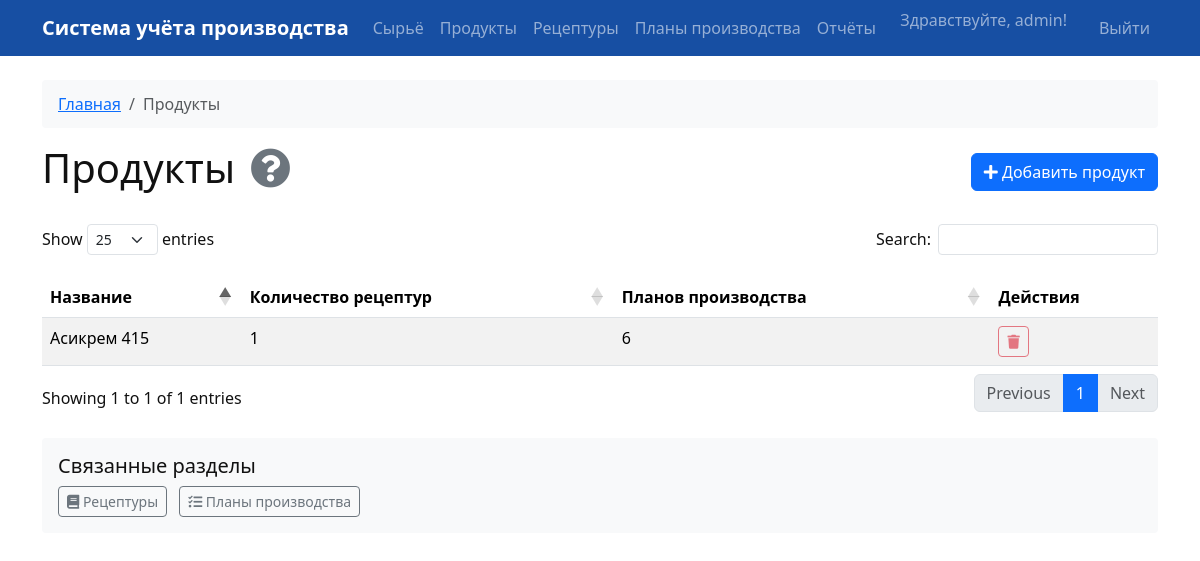
Screenshot of /products (signed in) with the database file from the repository.
### app/models.py (models this page shows, shortened)
class User(db.Model, UserMixin):
    __tablename__ = "users"
    id = Column(Integer, primary_key=True, index=True)
    email = Column(String, unique=True, index=True)
    username = Column(String, unique=True, index=True)
    hashed_password = Column(String)
    role = Column(SQLAlchemyEnum(UserRole))
    is_active = Column(Boolean, default=True)
    created_at = Column(DateTime(timezone=True), server_default=func.now())
    updated_at = Column(DateTime(timezone=True), onupdate=func.now())
    def is_admin(self):
        return self.role == UserRole.ADMIN

class Product(db.Model):
    __tablename__ = "products"
    id = Column(Integer, primary_key=True, index=True)
    name = Column(String, unique=True, index=True)
    created_at = Column(DateTime(timezone=True), server_default=func.now())
    updated_at = Column(DateTime(timezone=True), onupdate=func.now())
    created_by = Column(Integer, ForeignKey("users.id"))
    recipe_templates = relationship("RecipeTemplate", back_populates="product")
    production_plans = relationship("ProductionPlan", back_populates="product")

### app/routes.py (the view, shortened to what this page needs)
@app.route('/products', methods=['GET', 'POST'])
@login_required
def products():
    form = ProductForm()
    products = Product.query.all()
    return render_template('products.html', form=form, products=products)

### app/forms.py
class ProductForm(FlaskForm):
    name = StringField('Название продукта', validators=[DataRequired()])
    submit = SubmitField('Добавить продукт')

### app/__init__.py (called while the page is built)
@login_manager.user_loader
def load_user(user_id):
    from .models import User
    return User.query.get(int(user_id))

### app/templates/products.html (shortened to what this page needs)
{% extends 'base.html' %}
{% block breadcrumb %}
<nav aria-label="breadcrumb">
    <ol class="breadcrumb">
        <li class="breadcrumb-item"><a href="{{ url_for('index') }}">Главная</a></li>
        <li class="breadcrumb-item active">Продукты</li>
    </ol>
</nav>
{% endblock %}
{% block content %}
<div class="d-flex justify-content-between align-items-center mb-4">
    <h1>
        Продукты
        <i class="fas fa-question-circle help-icon"
           data-bs-toggle="tooltip"
           title="Здесь вы можете управлять списком продуктов. Для каждого продукта можно создавать рецептуры и планировать производство."></i>
    </h1>
    {% if current_user.is_admin() %}
    <button type="button" class="btn btn-primary" data-bs-toggle="modal" data-bs-target="#addProductModal">
        <i class="fas fa-plus"></i> Добавить продукт
    </button>
    {% endif %}
</div>
<div class="table-responsive">
    <table class="table table-striped table-hover datatable">
        <thead>
            <tr>
                <th>Название</th>
                <th>Количество рецептур</th>
                <th>Планов производства</th>
                <th>Действия</th>
            </tr>
        </thead>
        <tbody>
            {% for p in products %}
            <tr>
                <td>{{ p.name }}</td>
                <td>{{ p.recipe_templates|length }}</td>
                <td>{{ p.production_plans|length }}</td>
                <td>
                    {% if current_user.is_admin() %}
                    <div class="btn-group">
                        <button type="button"
                                class="btn btn-sm btn-outline-danger"
                                data-bs-toggle="modal"
                                data-bs-target="#deleteProductModal{{ p.id }}"
                                title="Удалить продукт"
                                {% if p.recipe_templates or p.production_plans %}disabled{% endif %}>
                            <i class="fas fa-trash"></i>
                        </button>
                    </div>
                    {% else %}
                    <span class="text-muted">Только просмотр</span>
                    {% endif %}
                </td>
            </tr>
            {% endfor %}
        </tbody>
    </table>
</div>
<div class="related-links mt-4">
    <h5>Связанные разделы</h5>
    <ul class="list-inline">
        <li class="list-inline-item">
            <a href="{{ url_for('recipes') }}" class="btn btn-outline-secondary btn-sm">
                <i class="fas fa-book"></i> Рецептуры
            </a>
        </li>
        <li class="list-inline-item">
            <a href="{{ url_for('production_plans') }}" class="btn btn-outline-secondary btn-sm">
                <i class="fas fa-tasks"></i> Планы производства
            </a>
        </li>
    </ul>
</div>
{% endblock %}

### app/templates/base.html (shortened to what this page needs)
<!doctype html>
<html lang="ru">
<head>
    <link href="https://cdn.jsdelivr.net/npm/bootstrap@5.3.2/dist/css/bootstrap.min.css" rel="stylesheet">
    <link href="https://cdnjs.cloudflare.com/ajax/libs/font-awesome/5.15.4/css/all.min.css" rel="stylesheet">
    <link href="https://cdn.datatables.net/1.11.5/css/dataTables.bootstrap5.min.css" rel="stylesheet">
</head>
<body>
{% set user = current_user if current_user.is_authenticated else None %}
<nav class="navbar navbar-expand-lg navbar-dark bg-primary mb-4">
    <div class="container">
        <a class="navbar-brand" href="/">
            <span>Система учёта производства</span>
        </a>
        <div class="collapse navbar-collapse" id="navbarNav">
            <ul class="navbar-nav me-auto">
                <li class="nav-item">
                    <a class="nav-link" href="/raw_materials"
                       data-bs-toggle="tooltip" title="Управление сырьем и его партиями">
                        Сырьё
                    </a>
                </li>
                <li class="nav-item">
                    <a class="nav-link" href="/products"
                       data-bs-toggle="tooltip" title="Управление продуктами">
                        Продукты
                    </a>
                </li>
                <li class="nav-item">
                    <a class="nav-link" href="/recipes"
                       data-bs-toggle="tooltip" title="Создание и редактирование рецептур">
                        Рецептуры
                    </a>
                </li>
                <li class="nav-item">
                    <a class="nav-link" href="/production_plans"
                       data-bs-toggle="tooltip" title="Планирование и контроль производства">
                        Планы производства
                    </a>
                </li>
                <li class="nav-item">
                    <a class="nav-link" href="/reports"
                       data-bs-toggle="tooltip" title="Просмотр отчетов и аналитики">
                        Отчёты
                    </a>
                </li>
            </ul>
            <ul class="navbar-nav ms-auto">
                {% if user %}
                    <li class="nav-item">
                        <span class="navbar-text me-2">Здравствуйте, {{ user.username }}!</span>
                    </li>
                    <li class="nav-item">
                        <a class="nav-link ms-3" href="{{ url_for('logout') }}">Выйти</a>
                    </li>
                {% else %}
                    <li class="nav-item">
                        <a class="nav-link" href="{{ url_for('login') }}">Войти</a>
                    </li>
                {% endif %}
            </ul>
        </div>
    </div>
</nav>
<div class="container">
    {% block breadcrumb %}{% endblock %}
    {% block content %}{% endblock %}
</div>
</body>
</html>

### app/templates/base.html (style rules this page uses)
:root { --main-blue: #174fa3; --main-blue-dark: #113366; --main-blue-light: #e6f0fa; }
body { background: #fff; color: #111; }
.navbar { background: var(--main-blue) !important; }
.navbar-brand, .navbar-brand span { color: #fff !important; font-weight: bold; }
.table thead { background: var(--main-blue-dark); color: #fff; }
.table-striped > tbody > tr:nth-of-type(odd) { background-color: var(--main-blue-light); }
.help-icon { color: #6c757d; cursor: pointer; margin-left: 5px; }
.breadcrumb { background-color: #f8f9fa; padding: 0.75rem 1rem; border-radius: 0.25rem; }
.related-links { margin-top: 1rem; padding: 1rem; background-color: #f8f9fa; border-radius: 0.25rem; }
.related-links h5 { margin-bottom: 0.5rem; }
.related-links ul { margin-bottom: 0; }

### rows the page displays
User: username "admin"
Product: name "Асикрем 415", recipe_templates|length "1", production_plans|length "6"
